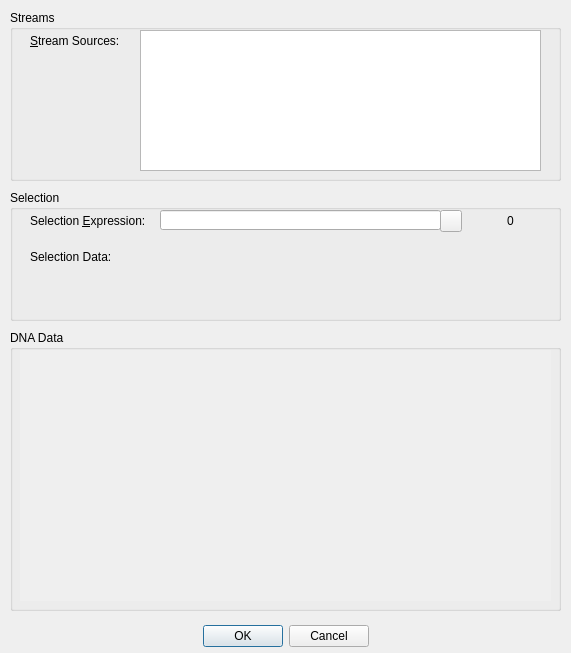
<?xml version="1.0" encoding="UTF-8"?>
<ui version="4.0">
 <class>dnaDataMiningDialog</class>
 <widget class="QDialog" name="dnaDataMiningDialog">
  <property name="geometry">
   <rect>
    <x>0</x>
    <y>0</y>
    <width>571</width>
    <height>653</height>
   </rect>
  </property>
  <property name="windowTitle">
   <string>DNA Data Mining</string>
  </property>
  <widget class="QDialogButtonBox" name="buttonBox">
   <property name="geometry">
    <rect>
     <x>10</x>
     <y>620</y>
     <width>551</width>
     <height>32</height>
    </rect>
   </property>
   <property name="orientation">
    <enum>Qt::Horizontal</enum>
   </property>
   <property name="standardButtons">
    <set>QDialogButtonBox::Cancel|QDialogButtonBox::Ok</set>
   </property>
   <property name="centerButtons">
    <bool>true</bool>
   </property>
  </widget>
  <widget class="QGroupBox" name="groupBox_2">
   <property name="geometry">
    <rect>
     <x>10</x>
     <y>190</y>
     <width>551</width>
     <height>131</height>
    </rect>
   </property>
   <property name="title">
    <string>Selection</string>
   </property>
   <widget class="QLabel" name="sel_label">
    <property name="geometry">
     <rect>
      <x>20</x>
      <y>20</y>
      <width>131</width>
      <height>21</height>
     </rect>
    </property>
    <property name="text">
     <string>Selection &amp;Expression:</string>
    </property>
    <property name="buddy">
     <cstring>sel_string</cstring>
    </property>
   </widget>
   <widget class="QLineEdit" name="sel_string">
    <property name="geometry">
     <rect>
      <x>150</x>
      <y>20</y>
      <width>281</width>
      <height>20</height>
     </rect>
    </property>
    <property name="whatsThis">
     <string/>
    </property>
   </widget>
   <widget class="QLabel" name="sel_atCount">
    <property name="geometry">
     <rect>
      <x>470</x>
      <y>20</y>
      <width>61</width>
      <height>21</height>
     </rect>
    </property>
    <property name="text">
     <string>0</string>
    </property>
    <property name="alignment">
     <set>Qt::AlignCenter</set>
    </property>
   </widget>
   <widget class="QLabel" name="sel_label2">
    <property name="geometry">
     <rect>
      <x>20</x>
      <y>60</y>
      <width>111</width>
      <height>20</height>
     </rect>
    </property>
    <property name="text">
     <string>Selection Data:</string>
    </property>
    <property name="alignment">
     <set>Qt::AlignLeading|Qt::AlignLeft|Qt::AlignTop</set>
    </property>
   </widget>
   <widget class="QLabel" name="sel_labelResults">
    <property name="geometry">
     <rect>
      <x>150</x>
      <y>60</y>
      <width>341</width>
      <height>51</height>
     </rect>
    </property>
    <property name="text">
     <string/>
    </property>
    <property name="textFormat">
     <enum>Qt::AutoText</enum>
    </property>
    <property name="alignment">
     <set>Qt::AlignLeading|Qt::AlignLeft|Qt::AlignTop</set>
    </property>
    <property name="wordWrap">
     <bool>true</bool>
    </property>
   </widget>
   <widget class="QPushButton" name="sel_parse">
    <property name="geometry">
     <rect>
      <x>430</x>
      <y>20</y>
      <width>22</width>
      <height>22</height>
     </rect>
    </property>
    <property name="text">
     <string/>
    </property>
   </widget>
  </widget>
  <widget class="QGroupBox" name="groupBox">
   <property name="geometry">
    <rect>
     <x>10</x>
     <y>10</y>
     <width>551</width>
     <height>171</height>
    </rect>
   </property>
   <property name="title">
    <string>Streams</string>
   </property>
   <widget class="QLabel" name="label_2">
    <property name="geometry">
     <rect>
      <x>20</x>
      <y>20</y>
      <width>111</width>
      <height>21</height>
     </rect>
    </property>
    <property name="text">
     <string>&amp;Stream Sources:</string>
    </property>
    <property name="buddy">
     <cstring>sList</cstring>
    </property>
   </widget>
   <widget class="QListWidget" name="sList">
    <property name="geometry">
     <rect>
      <x>130</x>
      <y>20</y>
      <width>401</width>
      <height>141</height>
     </rect>
    </property>
    <property name="editTriggers">
     <set>QAbstractItemView::NoEditTriggers</set>
    </property>
    <property name="selectionMode">
     <enum>QAbstractItemView::MultiSelection</enum>
    </property>
   </widget>
  </widget>
  <widget class="QGroupBox" name="groupBox_4">
   <property name="geometry">
    <rect>
     <x>10</x>
     <y>330</y>
     <width>551</width>
     <height>281</height>
    </rect>
   </property>
   <property name="title">
    <string>DNA Data</string>
   </property>
   <widget class="QScrollArea" name="scrollArea">
    <property name="geometry">
     <rect>
      <x>10</x>
      <y>20</y>
      <width>531</width>
      <height>251</height>
     </rect>
    </property>
    <property name="frameShape">
     <enum>QFrame::NoFrame</enum>
    </property>
    <property name="frameShadow">
     <enum>QFrame::Plain</enum>
    </property>
    <property name="widgetResizable">
     <bool>true</bool>
    </property>
    <widget class="QWidget" name="scrollAreaWidgetContents">
     <property name="geometry">
      <rect>
       <x>0</x>
       <y>0</y>
       <width>531</width>
       <height>251</height>
      </rect>
     </property>
     <widget class="QWidget" name="verticalLayoutWidget">
      <property name="geometry">
       <rect>
        <x>0</x>
        <y>0</y>
        <width>531</width>
        <height>251</height>
       </rect>
      </property>
      <layout class="QVBoxLayout" name="saLayout"/>
     </widget>
    </widget>
   </widget>
  </widget>
 </widget>
 <tabstops>
  <tabstop>sList</tabstop>
  <tabstop>sel_string</tabstop>
  <tabstop>sel_parse</tabstop>
  <tabstop>scrollArea</tabstop>
  <tabstop>buttonBox</tabstop>
 </tabstops>
 <resources/>
 <connections>
  <connection>
   <sender>buttonBox</sender>
   <signal>rejected()</signal>
   <receiver>dnaDataMiningDialog</receiver>
   <slot>reject()</slot>
   <hints>
    <hint type="sourcelabel">
     <x>316</x>
     <y>431</y>
    </hint>
    <hint type="destinationlabel">
     <x>286</x>
     <y>274</y>
    </hint>
   </hints>
  </connection>
 </connections>
</ui>
